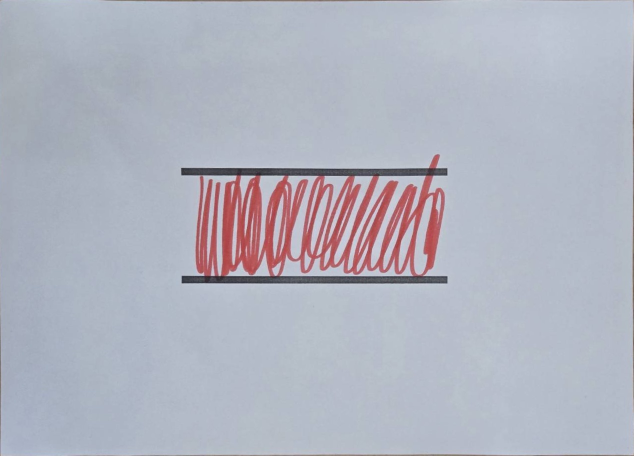
#> input picture two_parrellel/new/new2.jpg, 1267 x 911 px, given in place of 1.jpg, which was not available (shown at 1/2 size)
$ python main.py
#> lines starting #> are read from the running program, lines starting #| are printed output that depends on the picture; after the words box and inside, x2 and y2 are one past the last pixel; in counts of white or black regions, pixels touching at a corner belong together; pictures that were not available may be replaced by others from this repository, and a replacement may not be noted
### two_parrellel/cut_paper.py
import cv2
import numpy as np
import os
import glob

def crop_paper(image_path, output_path=None, show_debug=False):
    """
    偵測並裁切白紙區域
    - image_path: 輸入圖片路徑
    - output_path: 輸出裁切圖片路徑（可選）
    - show_debug: 是否顯示偵測過程

    回傳: warped (裁切後的影像)
    """
#> called with image_path = 'image/1.jpg', output_path = 'new/new1.jpg', show_debug = False
    img = cv2.imread(image_path)
#> img is the input picture: shape (911, 1267, 3); mean B, G, R 191.6, 179.6, 176.8
    if img is None:
        raise ValueError(f"圖片讀取失敗：{image_path}")

    gray = cv2.cvtColor(img, cv2.COLOR_BGR2GRAY)
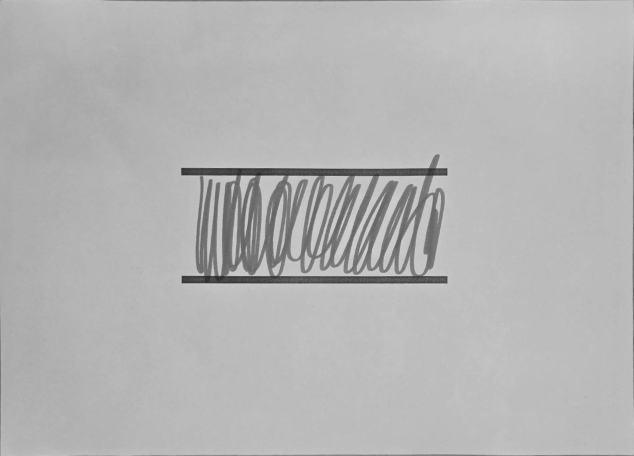
#> gray: shape (911, 1267) (shown at 1/2 size); min 39, max 217, mean 180.1
    blur = cv2.GaussianBlur(gray, (5, 5), 0)
    edges = cv2.Canny(blur, 50, 150)
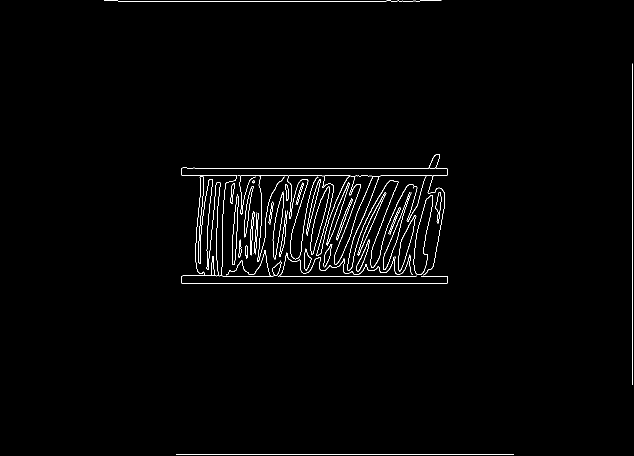
#> edges: shape (911, 1267) (shown at 1/2 size); 1.3% white in thin lines or dots, all inside (x1, y1, x2, y2) = (208, 1, 1266, 910)
    contours, _ = cv2.findContours(edges, cv2.RETR_EXTERNAL, cv2.CHAIN_APPROX_SIMPLE)
#> contours = 49 contours, 33 with area under 20; largest, box (x1, y1, x2, y2) and area: (827, 390, 866, 550) 2902, (621, 373, 659, 510) 1658, (797, 430, 833, 543) 1385, (545, 383, 568, 519) 1213, (652, 364, 699, 492) 828

    found = False
    for idx, cnt in enumerate(contours):
        epsilon = 0.02 * cv2.arcLength(cnt, True)
        approx = cv2.approxPolyDP(cnt, epsilon, True)
        print(f"輪廓 {idx}: 頂點數 = {len(approx)}，面積 = {cv2.contourArea(cnt)}")
        if len(approx) == 4:  # 找到四邊形
            approx_paper = approx
            found = True
            break
#> this loop made 12 passes
#> (epsilon, approx_paper, found) on pass 12: (1.54, [[481, 479], [482, 505], [479, 515], [482, 505]], True)
#> epsilon on passes 2 to 7: 0.535, 7.68, 1.66, 3.72, 21.74, 3.91
#| 輪廓 0: 頂點數 = 2，面積 = 0.0
#| 輪廓 1: 頂點數 = 6，面積 = 3.5
#| 輪廓 2: 頂點數 = 14，面積 = 45.5
#| 輪廓 3: 頂點數 = 6，面積 = 2.5
#| 輪廓 4: 頂點數 = 7，面積 = 10.0
#| 輪廓 5: 頂點數 = 8，面積 = 59.5
#| 輪廓 6: 頂點數 = 7，面積 = 13.5
#| 輪廓 7: 頂點數 = 7，面積 = 3.5
#> (further printed lines are left out)

    if not found:
        raise ValueError("無法偵測白紙四邊形輪廓")

    pts = approx_paper.reshape(4, 2)
#> pts = [[481, 479], [482, 505], [479, 515], [482, 505]]
    pts = sorted(pts, key=lambda p: p[0])
#> pts = [[479, 515], [481, 479], [482, 505], [482, 505]]
    left = sorted(pts[0:2], key=lambda p: p[1])
#> left = [[481, 479], [479, 515]]
    right = sorted(pts[2:4], key=lambda p: p[1])
#> right = [[482, 505], [482, 505]]
    tl, bl = left
#> tl = [481, 479]; bl = [479, 515]
    tr, br = right
#> tr = [482, 505]; br = [482, 505]

    dst_width = int(np.linalg.norm(tr - tl))
#> dst_width = 26
    dst_height = int(np.linalg.norm(bl - tl))
#> dst_height = 36
    dst_pts = np.array([
        [0, 0], [dst_width - 1, 0],
        [dst_width - 1, dst_height - 1], [0, dst_height - 1]
    ], dtype="float32")
#> dst_pts = [[0, 0], [25, 0], [25, 35], [0, 35]]
    src_pts = np.array([tl, tr, br, bl], dtype="float32")
#> src_pts = [[481, 479], [482, 505], [482, 505], [479, 515]]
    M = cv2.getPerspectiveTransform(src_pts, dst_pts)
#> M = [[2.07e-14, 9.91e-16, -1.04e-11], [0.00216, -8.31e-05, -0.999], [-3.5e-05, -3.14e-05, 0.0328]]
    warped = cv2.warpPerspective(img, M, (dst_width, dst_height))
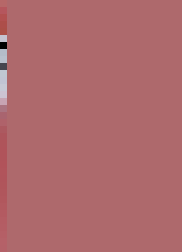
#> warped: shape (36, 26, 3) (shown 7 times larger); mean B, G, R 108.3, 105.2, 173.9

    # 輸出檔案（如果有指定）
    if output_path is not None:
        cv2.imwrite(output_path, warped)

    # 偵錯顯示
    if show_debug:
        debug_img = img.copy()
        cv2.drawContours(debug_img, [approx_paper], -1, (0, 0, 255), 3)
        cv2.imshow("Detected Paper Contour", debug_img)
        cv2.imshow("Cropped Paper", warped)
        cv2.waitKey(0)
        cv2.destroyAllWindows()

    return warped


# 測試區：單獨執行這個檔案時，會批次處理 image/ 資料夾
# [15 lines that do not run on import are left out]

### two_parrellel/exceed_correct.py
import cv2
import numpy as np
import os

# [12 lines left out: function refine_y_center, not called in this run]

def group_lines_1d(ylist, gap=8):
    if not ylist:
        return []
    ylist = sorted(ylist)
    grouped = []
    group = [ylist[0]]
    for y in ylist[1:]:
        if abs(y - group[-1]) <= gap:
            group.append(y)
        else:
            grouped.append(group)
            group = [y]
    grouped.append(group)
    return [int(np.median(g)) for g in grouped]

def detect_horizontal_lines(image, show_debug=False):
    """
    輸入影像 (numpy array 或影像路徑)，回傳兩條水平線的 y 座標：
      return (y_top, y_bot)
    若只找到一條，兩者相同；若找不到，回傳 (None, None)。
    """
#> called with show_debug = False
    # 若傳入的是路徑就讀圖
    if isinstance(image, str):
        img = cv2.imread(image)
    else:
        img = image

    if img is None:
        return (None, None)

    h, w = img.shape[:2]
#> h = 36; w = 26

    # 1) BlackHat 強化暗線條
    gray = cv2.cvtColor(img, cv2.COLOR_BGR2GRAY)
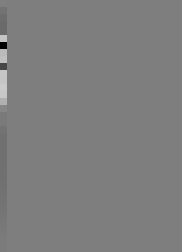
#> gray: shape (36, 26) (shown 7 times larger); min 0, max 202, mean 126.1
    bh = cv2.morphologyEx(
        gray, cv2.MORPH_BLACKHAT,
        cv2.getStructuringElement(cv2.MORPH_RECT, (51, 51))
    )
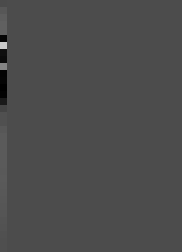
#> bh: shape (36, 26) (shown 7 times larger); min 0, max 202, mean 75.9
    # Otsu + 保底門檻
    _, bw = cv2.threshold(bh, 0, 255, cv2.THRESH_BINARY + cv2.THRESH_OTSU)
#> bw: shape (36, 26); 99.1% white; black in thin lines or dots, all inside (x1, y1, x2, y2) = (0, 5, 1, 15)
    if cv2.countNonZero(bw) < 0.003 * h * w:
        _, bw = cv2.threshold(bh, 25, 255, cv2.THRESH_BINARY)

    # 2) 移除紅色塗線（若有）
    hsv = cv2.cvtColor(img, cv2.COLOR_BGR2HSV)
#> hsv: shape (36, 26, 3); mean H, S, V 177.5, 100.9, 174.1
    lower1 = np.array([0, 70, 40], np.uint8);   upper1 = np.array([10, 255, 255], np.uint8)
    lower2 = np.array([170, 70, 40], np.uint8); upper2 = np.array([180, 255, 255], np.uint8)
    mask_red = cv2.inRange(hsv, lower1, upper1) | cv2.inRange(hsv, lower2, upper2)
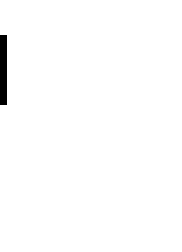
#> mask_red: shape (36, 26) (shown 7 times larger); 98.9% white; black in thin lines or dots, all inside (x1, y1, x2, y2) = (0, 5, 1, 15)
    bw[mask_red > 0] = 0
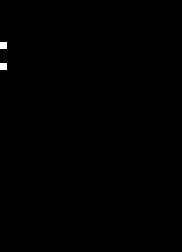
#> bw: shape (36, 26) (shown 7 times larger); 0.21% white in thin lines or dots, all inside (x1, y1, x2, y2) = (0, 6, 1, 10)

    # 3) 收斂範圍
    MARGIN_X = max(10, int(0.03 * w))
#> MARGIN_X = 10
    MARGIN_Y = max(10, int(0.03 * h))
#> MARGIN_Y = 10
    bw[:, :MARGIN_X] = 0
#> bw: shape (36, 26); 0.21% of pixels changed, all inside (x1, y1, x2, y2) = (0, 6, 1, 10)
    bw[:, w - MARGIN_X:] = 0
    bw[:MARGIN_Y, :] = 0
    bw[h - MARGIN_Y:, :] = 0

    # 4) 水平閉運算：補斷線
    close_kernel = cv2.getStructuringElement(cv2.MORPH_RECT, (max(31, w // 20), 3))
    bw_close = cv2.morphologyEx(bw, cv2.MORPH_CLOSE, close_kernel, iterations=1)

    # 5) 列投影法
    row_sum = (bw_close > 0).sum(axis=1).astype(np.int32)
#> row_sum = 36 values from 0 to 0
    ker = np.ones(5, dtype=np.float32) / 5
    row_smooth = np.convolve(row_sum, ker, mode='same')
#> row_smooth = 36 values from 0 to 0

    cover_thr = int(0.12 * w)
#> cover_thr = 3
    cand_rows = np.where(row_smooth > cover_thr)[0].tolist()
#> cand_rows = []
    cand_rows = group_lines_1d(cand_rows, gap=8)

    # [6 lines left out: function longest_run, not called in this run]

    good_rows = []
    for y in cand_rows:
        y = int(np.clip(y, 0, h - 1))
        band_row = bw_close[max(0, y - 1):min(h, y + 2), :].max(axis=0)
        if longest_run(band_row) >= int(0.35 * w):
            good_rows.append(y)
#> this loop made 0 passes
#> after the loop, good_rows = []

    # Hough 輔助
    if len(good_rows) < 2:
        edges = cv2.Canny(bw_close, 50, 120, apertureSize=3)
        minLineLength = int(0.20 * w)
#> minLineLength = 5
        lines = cv2.HoughLinesP(
            edges, 1, np.pi / 180, threshold=40,
            minLineLength=minLineLength, maxLineGap=25
        )
#> lines = None
        ylist = []
        if lines is not None:
            for l in lines:
                x1, y1, x2, y2 = l[0]
                if abs(y2 - y1) <= 8:
                    ylist.append((y1 + y2) // 2)
        ylist = group_lines_1d(ylist, gap=8)
        good_rows = sorted(set(good_rows + ylist))

    # 取上下兩條或一條
    if len(good_rows) >= 2:
        ylist_grouped = group_lines_1d(good_rows, gap=8)
        center_lines = [ylist_grouped[0], ylist_grouped[-1]]
    else:
        center_lines = good_rows
#> center_lines = []

    # 細緻化
    center_lines = [
        refine_y_center(bw_close, y, cover_frac=0.12, search=18) for y in center_lines
    ]

    # === 這裡改成直接回傳 y_top, y_bot ===
    if len(center_lines) >= 2:
        y_top, y_bot = int(min(center_lines)), int(max(center_lines))
    elif len(center_lines) == 1:
        y_top = y_bot = int(center_lines[0])
    else:
        y_top = y_bot = None

    if show_debug:
        dbg = cv2.cvtColor(bw_close, cv2.COLOR_GRAY2BGR)
        if y_top is not None:
            cv2.line(dbg, (0, int(y_top)), (w - 1, int(y_top)), (0, 255, 255), 2)
        if y_bot is not None and y_bot != y_top:
            cv2.line(dbg, (0, int(y_bot)), (w - 1, int(y_bot)), (0, 255, 0), 2)
        cv2.imshow("Detected lines", dbg)
        cv2.waitKey(0)
        cv2.destroyAllWindows()

    return y_top, y_bot


# 測試區：只跑單張圖片
# [9 lines that do not run on import are left out]

### two_parrellel/main.py
import cv2
import os
from cut_paper import crop_paper
from exceed_correct import detect_horizontal_lines
from draw_range_correct import analyze_paint  # 或 analyze_image

if __name__ == "__main__":
    img = 1
    in_path  = os.path.join("image", f"{img}.jpg")  # ✅ 跨平台路徑
    out_dir  = "new"
    out_path = os.path.join(out_dir, f"new{img}.jpg")
    os.makedirs(out_dir, exist_ok=True)

    # 1) 裁切
    warped = crop_paper(in_path, output_path=out_path, show_debug=False)
    if warped is None:
        # 若你的 crop_paper 只存檔不回傳，可改成：warped = cv2.imread(out_path)
        warped = cv2.imread(out_path)
        if warped is None:
            raise RuntimeError(f"裁切後讀不到影像：{out_path}")

    # 2) 找兩條線（函式已改為回傳 (y_top, y_bot)）
    y_top, y_bot = detect_horizontal_lines(warped, show_debug=False)
    if y_top is None or y_bot is None:
#> (the run stopped early here; a loop or call above may not have finished)
